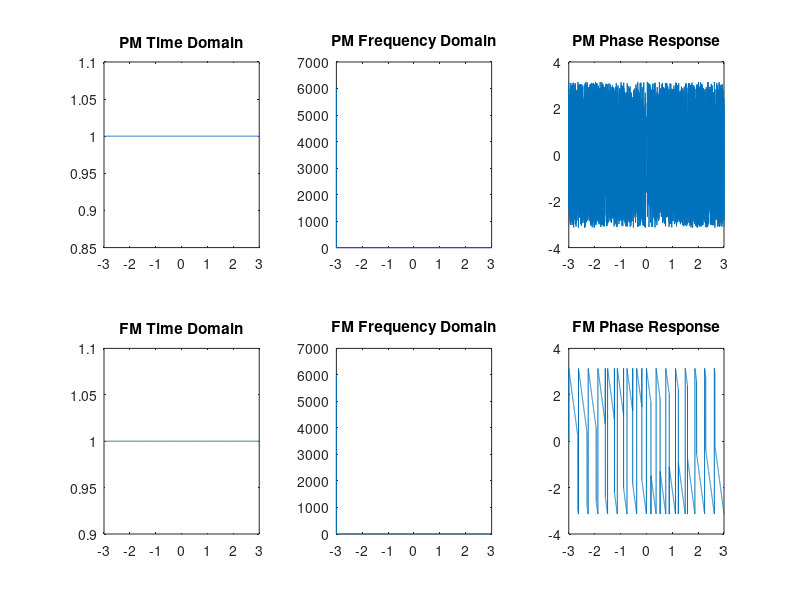

Write the MATLAB code that produced this figure.
clc; clear all; close all;

t = -3:.001:3;
x = 2*cos(3000*pi.*t);
c = cos(3e6*pi.*t);
kp = .001;
kf = 2e5*pi;

%Phase Modulation
pmtheta = kp.*x;
pm = cos(3e6*pi.*t + pmtheta);

subplot(2,3,1)
plot(t,pm)
title('PM Time Domain');

PM = fft(pm);
subplot(2,3,2)
plot(t,abs(PM))
title('PM Frequency Domain');

subplot(2,3,3)
plot(t, angle(PM));
title('PM Phase Response');

%Frequency Modulation
x_integral = 2*sin(3000*pi.*t)/3000;
fmtheta = kf.*x_integral;
fm = cos(3e6*pi.*t + fmtheta);

subplot(2,3,4)
plot(t,fm)
title('FM Time Domain');

FM = fft(fm)
subplot(2,3,5)
plot(t,abs(FM));
title('FM Frequency Domain');

subplot(2,3,6)
plot(t, angle(FM));
title('FM Phase Response');